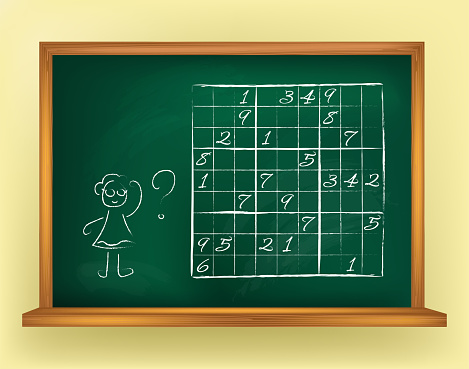
#> input picture input/98.jpg, 469 x 369 px, found by its file name
$ python Contors_Line_Finding.py
#> lines starting #> are read from the running program, lines starting #| are printed output that depends on the picture; after the words box and inside, x2 and y2 are one past the last pixel; in counts of white or black regions, pixels touching at a corner belong together
# -*- coding: utf-8 -*-
"""
Created on Wed Oct  6 18:07:24 2021

@author: My Laptop
"""

import cv2
import imutils
import numpy as np
sudoku_v_cells = 9
sudoku_h_cells = 9
# Preprocess image function:
# Extract edges and use morphology operators to post process them to retain
# only vertical and horizontal edges
def image_preprocessing(image):
    line_min_length = 10
    image_blur = cv2.GaussianBlur(image, (1, 1), cv2.BORDER_DEFAULT)
    image_edges = cv2.Canny(image=image_blur, threshold1=50,
                                threshold2=100)

    kernel = np.ones((3, 3), 'uint8')
    # use the close operator to fill the gaps between edges of thik lines
    image_edges = cv2.morphologyEx(image_edges, cv2.MORPH_CLOSE, kernel)

    # remove all edges where are neither vertical nor horizontal
    horizontal_kernal = np.ones((1, line_min_length), np.uint8)
    vertical_kernal = np.ones((line_min_length, 1), np.uint8)
    img_bin_horizontal = cv2.morphologyEx(image_edges, cv2.MORPH_OPEN,
                                          horizontal_kernal)
    img_bin_vertical = cv2.morphologyEx(image_edges, cv2.MORPH_OPEN,
                                        vertical_kernal)
    image_horizontal_vertical_edges = img_bin_horizontal | img_bin_vertical

    # use thinning operator to thin the edges
    thin = np.zeros(image_horizontal_vertical_edges.shape, dtype='uint8')
    erode = cv2.erode(image_horizontal_vertical_edges, kernel)
    opening = cv2.morphologyEx(erode, cv2.MORPH_OPEN, kernel)
    subset = erode - opening
    image_horizontal_vertical_edges = cv2.bitwise_or(subset, thin)

    return image_horizontal_vertical_edges

# Find all contours function:
# We entered a threshold image and the function find all contours and return them
def find_all_contours(image_threshold):
    contours, _ = cv2.findContours(image_threshold, cv2.RETR_TREE,
                                   cv2.CHAIN_APPROX_NONE)
    rectangle_contours = []
    for contour in contours:
        rectangle_contours.append(cv2.boundingRect(contour))
    print('num of contours: ', len(rectangle_contours))
    return rectangle_contours


# find only horizontal and vertical lines
def find_lines(image_threshold, original_image_min_side):
    threshold = original_image_min_side // 50
    minLineLength = original_image_min_side // 40
    maxLineGap = original_image_min_side // 30
    lines= cv2.HoughLinesP(image=image_threshold, rho=10, theta=np.pi/2,
                           threshold=threshold, minLineLength=minLineLength,
                           maxLineGap=maxLineGap)
    print('num of lines: ', len(lines))
    return lines

def point_is_inside(x, y, rectangle):
    eps = 10
    if (x >= (rectangle[0] - eps) and
        x <= (rectangle[0] + rectangle[2] + eps) and
        y >= (rectangle[1] - eps) and
        y <= (rectangle[1] + rectangle[3] + eps)):
        return True
    return False

def is_inside(line, rectangle):
    return (point_is_inside(line[0][0], line[0][1], rectangle) and
            point_is_inside(line[0][2], line[0][3], rectangle))

def has_appropriate_length(line, rectangle, threshold):
    if line[0][0] == line[0][2]:  # vertical line
        return abs(line[0][1] - line[0][3]) <= (rectangle[3] * threshold)
    else:
        return abs(line[0][0] - line[0][2]) <= (rectangle[2] * threshold)

# use voting mechanism to find sudoku table. If a line is inside a contour and
# its length is larger than a threshold it vote positive for the given contour
# otherwise it votes negative
def find_sudoku(contours, lines):
    votes_per_contour = [0] * len(contours)
    for index, contour in enumerate(contours):
        for line in lines:
            if is_inside(line, contour) and has_appropriate_length(line, contour, 0.25):
                votes_per_contour[index] += 1
            else:
                votes_per_contour[index] -= 1

    max_vote = max(votes_per_contour)
    contour_index = votes_per_contour.index(max_vote)
    return contours[contour_index]

# Reorder points
# The smallest value is the origin, the biggest value is the height and weight
# Take difference of above, the opsitive and negative value are corresspoding opints that connet to the origin
def reorder(points):
    print('points',len(points))
    points = points.reshape((4, 2))
    print(len(points))
    new_points = np.zeros((4, 1, 2), dtype=np.int32)
    add = points.sum(1)
    new_points[0] = points[np.argmin(add)]
    new_points[3] = points[np.argmax(add)]
    diff = np.diff(points, axis=1)
    new_points[1] = points[np.argmin(diff)]
    new_points[2] = points[np.argmax(diff)]
    # [4 lines of commented-out code are left out]
    return new_points

# Stack images
# Use for demo only
def img_stack(img_array,scale):
    rows = len(img_array)
    cols = len(img_array[0])
    rowsAvailable = isinstance(img_array[0], list)
    width = img_array[0][0].shape[1]
    height = img_array[0][0].shape[0]
    if rowsAvailable:
        for x in range ( 0, rows):
            for y in range(0, cols):
                img_array[x][y] = cv2.resize(img_array[x][y], (0, 0), None, scale, scale)
                if len(img_array[x][y].shape) == 2: img_array[x][y]= cv2.cvtColor( img_array[x][y], cv2.COLOR_GRAY2BGR)
        imageBlank = np.zeros((height, width, 3), np.uint8)
        hor = [imageBlank]*rows
        hor_con = [imageBlank]*rows
        for x in range(0, rows):
            hor[x] = np.hstack(img_array[x])
            hor_con[x] = np.concatenate(img_array[x])
        ver = np.vstack(hor)
    else:
        for x in range(0, rows):
            img_array[x] = cv2.resize(img_array[x], (0, 0), None, scale, scale)
            if len(img_array[x].shape) == 2: img_array[x] = cv2.cvtColor(img_array[x], cv2.COLOR_GRAY2BGR)
        hor= np.hstack(img_array)
        hor_con= np.concatenate(img_array)
        ver = hor
    return ver


img_path = '98.jpg'

original_image = cv2.imread(img_path)
#> original_image is the input picture: shape (369, 469, 3); mean B, G, R 93.2, 138.7, 116.1
img = original_image
# img = cv2.resize(img, (img_w, img_h))
original_image_height = img.shape[0]
#> original_image_height = 369
original_image_width = img.shape[1]
#> original_image_width = 469
img_w = original_image_width
#> img_w = 469
img_h = original_image_height
#> img_h = 369
original_image_min_side = min(original_image_height, original_image_width)
#> original_image_min_side = 369
image_threshold = image_preprocessing(img)
#> in image_preprocessing, `image_edges = cv2.Canny(image=image_blur, threshold1=50, threshold2=100)`:
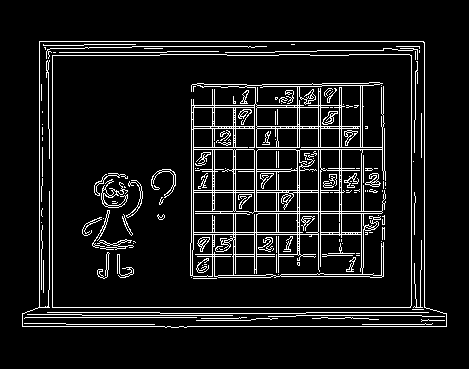
#> image_edges: shape (369, 469); 8.7% white in thin lines or dots, all inside (x1, y1, x2, y2) = (22, 41, 447, 328)
#> in image_preprocessing, `image_edges = cv2.morphologyEx(image_edges, cv2.MORPH_CLOSE, kernel)`: image_edges: shape (369, 469); 14.2% white; 7 white regions, largest, box (x1, y1, x2, y2) and area: (190, 82, 386, 279) 14053, (22, 41, 447, 328) 8678, (82, 173, 136, 279) 1206
#> in image_preprocessing, `img_bin_horizontal = cv2.morphologyEx(image_edges, cv2.MORPH_OPEN, hor..`: img_bin_horizontal: shape (369, 469); 8.4% white; 48 white regions (5 under 20 px), largest, box (x1, y1, x2, y2) and area: (23, 307, 448, 321) 2573, (47, 50, 411, 56) 1186, (40, 41, 425, 49) 990
#> in image_preprocessing, `img_bin_vertical = cv2.morphologyEx(image_edges, cv2.MORPH_OPEN, verti..`: img_bin_vertical: shape (369, 469); 7.3% white; 51 white regions (6 under 20 px), largest, box (x1, y1, x2, y2) and area: (221, 97, 248, 279) 931, (324, 84, 355, 257) 868, (46, 50, 53, 309) 799
#> in image_preprocessing, `image_horizontal_vertical_edges = img_bin_horizontal | img_bin_vertical`: image_horizontal_vertical_edges: shape (369, 469); 13.6% white; 13 white regions (1 under 20 px), largest, box (x1, y1, x2, y2) and area: (190, 82, 387, 280) 13942, (22, 41, 448, 328) 8462, (95, 173, 129, 231) 531
#> in image_preprocessing, `erode = cv2.erode(image_horizontal_vertical_edges, kernel)`: erode: shape (369, 469); 5.6% white; 40 white regions (13 under 20 px), largest, box (x1, y1, x2, y2) and area: (191, 83, 385, 279) 6028, (29, 313, 247, 320) 795, (270, 308, 424, 318) 505
#> in image_preprocessing, `opening = cv2.morphologyEx(erode, cv2.MORPH_OPEN, kernel)`: opening: shape (369, 469); 2.5% white; 31 white regions, largest, box (x1, y1, x2, y2) and area: (49, 313, 197, 317) 555, (314, 313, 369, 318) 251, (86, 42, 136, 47) 246
#> in image_preprocessing, `subset = erode - opening`:
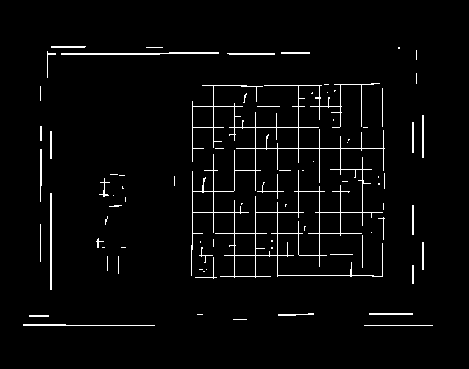
#> subset: shape (369, 469); 3.1% white in thin lines or dots, all inside (x1, y1, x2, y2) = (23, 46, 433, 326)
lines = find_lines(image_threshold, original_image_min_side)
#> in find_lines, `lines= cv2.HoughLinesP(image=image_threshold, rho=10, theta=np.pi/2, t..`: lines = 84 rows, first 6: [192, 233, 361, 233], [364, 325, 432, 325], [192, 148, 384, 148], [47, 53, 309, 53], [277, 275, 382, 275], [204, 170, 217, 170]
#| num of lines:  84
#demo use only
img_pipeline = np.zeros((img_w, img_h, 3), np.uint8)
img_contours = img.copy()
img_lines = img.copy()
img_sudoku_contour = img.copy()
contours = find_all_contours(image_threshold)
#> in find_all_contours, `contours, _ = cv2.findContours(image_threshold, cv2.RETR_TREE, cv2.CHA..`: contours = 88 contours, 64 with area under 20; largest, box (x1, y1, x2, y2) and area: (191, 83, 385, 278) 13696, (213, 148, 363, 234) 7682, (277, 191, 320, 256) 1777, (255, 212, 278, 256) 940, (255, 127, 299, 149) 894
#> the loop in find_all_contours, `for contour in contours:` made 88 passes
#> contour on passes 8, 9, 18, 20, 24, 32, 35, 37, 44, 45, 50, 54: [[203, 271], [204, 271]], [[206, 269]], [[102, 247], [103, 247], [104, 247], [103, 247]], [[200, 241], [200, 242]], [[371, 232]], [[113, 195]], [[378, 183], [378, 184], [379, 184], [379, 183]], [[378, 176], [378, 177]], [[347, 142]], [[348, 139], [348, 140], [349, 139]], [[333, 119], [333, 120]], [[327, 92]]
#> after the loop in find_all_contours, `for contour in contours:`: rectangle_contours = 88 items, first 6: (364, 325, 69, 1), (23, 324, 132, 2), (233, 319, 14, 1), (29, 315, 20, 2), (197, 314, 6, 1), (369, 313, 44, 2)
#| num of contours:  88
#> contours has the same summary as rectangle_contours in find_all_contours
sudoku_contour = find_sudoku(contours, lines)
#> in find_sudoku, `votes_per_contour = [0] * len(contours)`: votes_per_contour = 88 values from 0 to 0
#> the loop in find_sudoku, `for index, contour in enumerate(contours):` made 88 passes
#> contour on passes 1 to 12: (364, 325, 69, 1), (23, 324, 132, 2), (233, 319, 14, 1), (29, 315, 20, 2), (197, 314, 6, 1), (369, 313, 44, 2), (278, 313, 36, 3), (203, 271, 2, 1), (206, 269, 1, 1), (199, 269, 4, 1), (412, 265, 2, 19), (195, 257, 22, 22)

for line in lines:
    img_lines = cv2.line(img_lines, (line[0][0], line[0][1]),
                         (line[0][2], line[0][3]), (0, 255, 0), 2)
#> this loop made 84 passes
#> line on passes 1 to 12: [[192, 233, 361, 233]], [[364, 325, 432, 325]], [[192, 148, 384, 148]], [[47, 53, 309, 53]], [[277, 275, 382, 275]], [[204, 170, 217, 170]], [[319, 254, 362, 254]], [[40, 261, 40, 224]], [[192, 212, 382, 212]], [[202, 85, 246, 85]], [[255, 135, 276, 135]], [[257, 191, 362, 191]]
#> pass 1, `img_lines = cv2.line(img_lines, (line[0][0], line[0][1]), (line[0][2],..`:
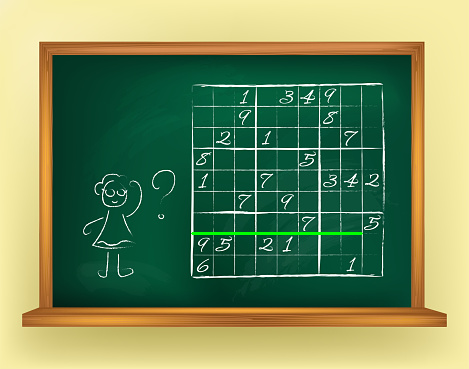
#> img_lines: shape (369, 469, 3); 0.3% of pixels changed, all inside (x1, y1, x2, y2) = (191, 232, 363, 235)
#> after the loop:
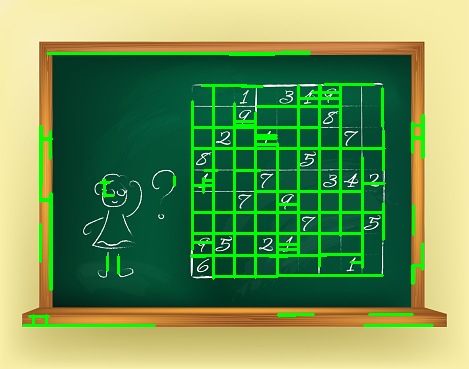
#> img_lines: shape (369, 469, 3); mean B, G, R 85.8, 148, 107.8

for box in contours:
    box = [int(p) for p in box]
    img_contours = cv2.rectangle(img_contours, (box[0], box[1]), (box[0]+box[2],
                                 box[1]+box[3]), (0, 0, 255), 2)
#> this loop made 88 passes
#> pass 1, `img_contours = cv2.rectangle(img_contours, (box[0], box[1]), (box[0]+b..`:
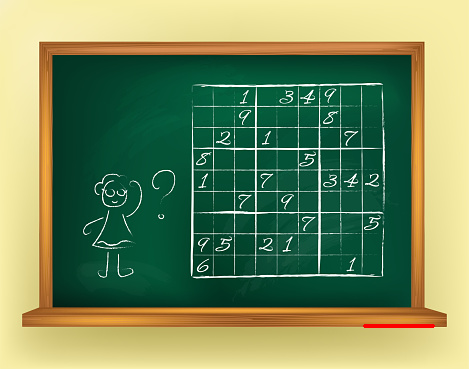
#> img_contours: shape (369, 469, 3); 0.16% of pixels changed, all inside (x1, y1, x2, y2) = (363, 324, 435, 328)
#> after the loop:
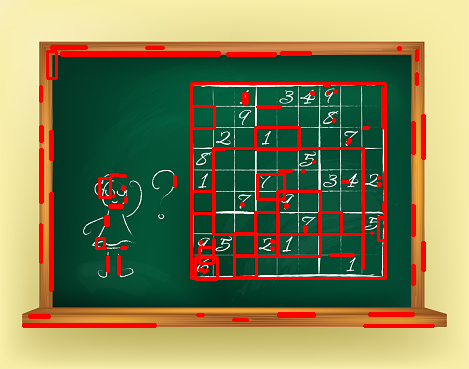
#> img_contours: shape (369, 469, 3); mean B, G, R 86.8, 129.4, 128.5

img_sudoku_contour = cv2.rectangle(img_sudoku_contour,
                                  (sudoku_contour[0], sudoku_contour[1]),
                                  (sudoku_contour[0]+sudoku_contour[2],
                                   sudoku_contour[1]+sudoku_contour[3]),
                                  (255, 0, 0), 2)
#> img_sudoku_contour: shape (369, 469, 3); 1.35% of pixels changed, all inside (x1, y1, x2, y2) = (190, 82, 387, 280)

steps_demo = ([img, image_threshold, img_lines, img_contours, img_sudoku_contour])
img_pipeline = img_stack(steps_demo, 0.5)
#> in img_stack, `hor_con= np.concatenate(img_array)`:
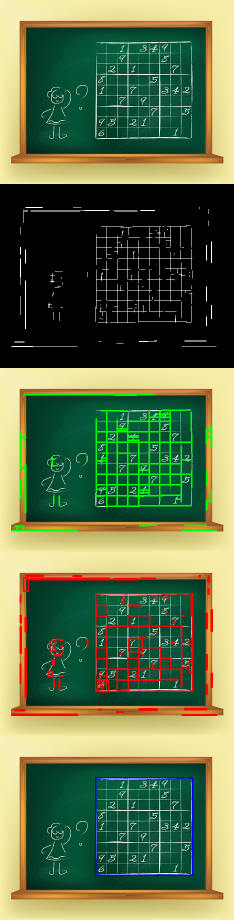
#> hor_con: shape (920, 234, 3); mean of channels 0, 1, 2 73.7, 111.9, 94.7; drawn as B, G, R
cv2.imshow('Images', img_pipeline)
cv2.imwrite('sudoku_contour.jpg', img_sudoku_contour)
cv2.imwrite('pipeline.jpg', img_pipeline)

cv2.waitKey(0)
cv2.destroyAllWindows()

$ run again, with input/2.jpg copied over input/98.jpg
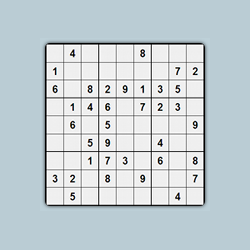
#> input picture input/2.jpg, 250 x 250 px, found by its file name
#> original_image is the input picture: shape (250, 250, 3); mean B, G, R 211.9, 207.3, 196.8
#> img_bin_horizontal: shape (250, 250); 7.2% white; 10 white regions, largest, box (x1, y1, x2, y2) and area: (45, 61, 207, 64) 486, (45, 78, 207, 81) 486, (45, 96, 207, 99) 486
#> img_bin_vertical: shape (250, 250); 8.4% white; 18 white regions, largest, box (x1, y1, x2, y2) and area: (62, 43, 65, 208) 495, (80, 43, 83, 208) 495, (97, 43, 100, 208) 495
#> image_horizontal_vertical_edges: shape (250, 250); 14.3% white; 1 white region, box (x1, y1, x2, y2) and area: (44, 42, 207, 208) 8913
#> erode: shape (250, 250); 4.9% white in thin lines or dots, all inside (x1, y1, x2, y2) = (45, 43, 206, 207)
#> opening: shape (250, 250); every value is 0
#> in find_lines, `lines= cv2.HoughLinesP(image=image_threshold, rho=10, theta=np.pi/2, t..`: lines = 36 rows, first 6: [45, 79, 205, 79], [45, 187, 205, 187], [46, 205, 203, 205], [45, 151, 205, 151], [45, 169, 205, 169], [45, 62, 205, 62]
#| num of lines:  36
#> in find_all_contours, `contours, _ = cv2.findContours(image_threshold, cv2.RETR_TREE, cv2.CHA..`: contours = 70 contours; largest, box (x1, y1, x2, y2) and area: (45, 43, 206, 207) 24769, (186, 115, 205, 152) 646, (168, 115, 187, 152) 646, (133, 115, 152, 152) 646, (98, 115, 117, 152) 646
#> the loop in find_all_contours, `for contour in contours:` made 70 passes
#> after the loop in find_all_contours, `for contour in contours:`: rectangle_contours = 70 items, first 6: (45, 43, 161, 164), (186, 187, 19, 19), (168, 187, 19, 19), (151, 187, 18, 19), (133, 187, 19, 19), (116, 187, 18, 19)
#| num of contours:  70
#> `contours = find_all_contours(image_threshold)`: contours has the same summary as rectangle_contours in find_all_contours
#> votes_per_contour = 70 values from 0 to 0
#> the loop in find_sudoku, `for index, contour in enumerate(contours):` made 70 passes
#> the loop `for line in lines:` made 36 passes
#> after the loop `for line in lines:`:
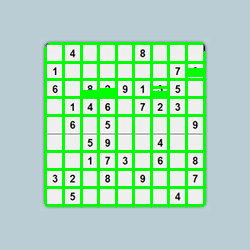
#> img_lines: shape (250, 250, 3); mean B, G, R 186.9, 218.7, 172
#> the loop `for box in contours:` made 70 passes
#> img_sudoku_contour: shape (250, 250, 3); 3.11% of pixels changed, all inside (x1, y1, x2, y2) = (44, 42, 208, 209)
#> in img_stack, `hor_con= np.concatenate(img_array)`:
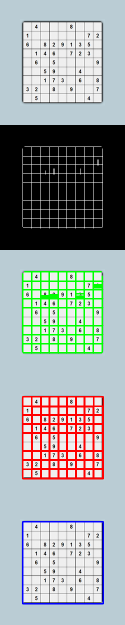
#> hor_con: shape (625, 125, 3); mean of channels 0, 1, 2 161.3, 163.4, 156.7; drawn as B, G, R
